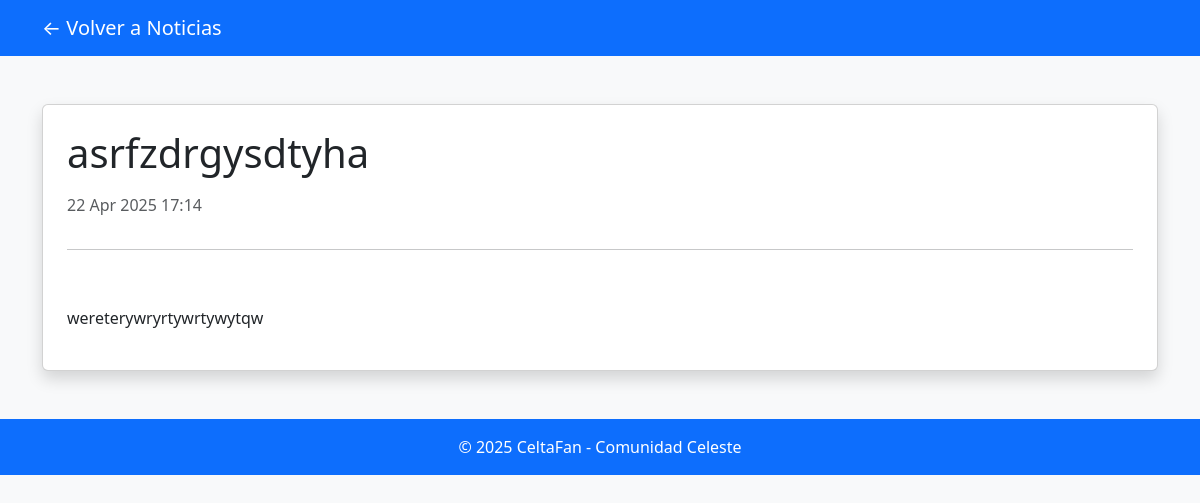
The app's page /noticia/10/ with its own data.
### core/models.py (models this page shows, shortened)
class Noticia(models.Model):
    titulo = models.CharField(max_length=200)
    contenido = models.TextField()
    fecha_publicacion = models.DateTimeField(default=timezone.now)

### core/views.py (the view)
# urls.py: path('noticia/<int:id>/', views.detalle_noticia, name='detalle_noticia'),
def detalle_noticia(request, id):
    noticia = get_object_or_404(Noticia, pk=id)
    return render(request, 'noticias/detalle_noticia.html', {'noticia': noticia})

### core/templates/noticias/detalle_noticia.html (shortened to what this page needs)
<!DOCTYPE html>
<html lang="es">
<head>
    <link href="https://cdn.jsdelivr.net/npm/bootstrap@5.3.0/dist/css/bootstrap.min.css" rel="stylesheet">
</head>
<body class="bg-light">
    <nav class="navbar navbar-expand-lg navbar-dark bg-primary">
        <div class="container">
            <a class="navbar-brand" href="{% url 'lista_noticias' %}">← Volver a Noticias</a>
        </div>
    </nav>
    <div class="container py-5">
        <div class="card shadow p-4">
            <h1 class="mb-3">{{ noticia.titulo }}</h1>
            <p class="text-muted">{{ noticia.fecha_publicacion|date:"d M Y H:i" }}</p>
            <hr>
            <div class="mt-4">
                <p>{{ noticia.contenido|linebreaks }}</p>
            </div>
        </div>
    </div>
    <footer class="bg-primary text-white text-center py-3 mt-auto">
        &copy; 2025 CeltaFan - Comunidad Celeste
    </footer>
</body>
</html>

### records on screen
Noticia: titulo "asrfzdrgysdtyha", fecha_publicacion "22 Apr 2025 17:14", contenido "wereterywryrtywrtywytqw"
